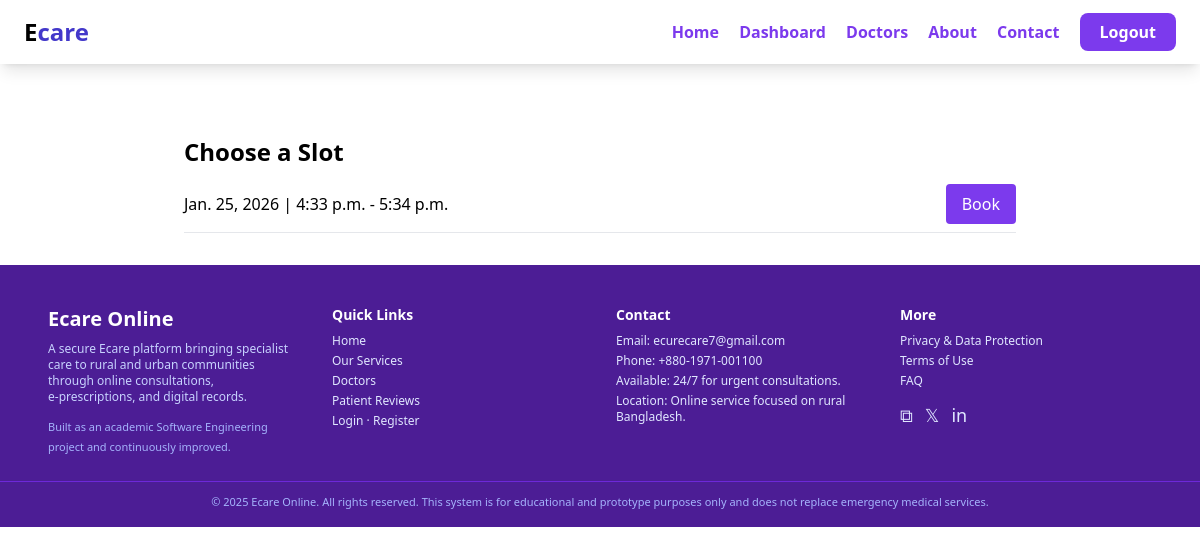
Page /appointments/slots/12/ (signed in) on the committed database.
### appointments/models.py (models this page shows, shortened)
class DoctorAvailableSlot(models.Model):
    doctor = models.ForeignKey(
        User, on_delete=models.CASCADE, related_name="slots"
    )
    date = models.DateField()
    start_time = models.TimeField()
    end_time = models.TimeField()
    is_booked = models.BooleanField(default=False)

### appointments/views.py (the view)
# urls.py: path("slots/<int:doctor_id>/", views.available_slots, name="available_slots"),
@login_required
def available_slots(request, doctor_id):
    slots = DoctorAvailableSlot.objects.filter(
        doctor_id=doctor_id,
        is_booked=False
    )
    return render(request, "appointments/available_slots.html", {
        "slots": slots
    })

### templates/appointments/available_slots.html (shortened to what this page needs)
{% extends "base.html" %}
{% block content %}
<div class="max-w-4xl mx-auto mt-10 glass p-8">
  <h2 class="text-2xl font-bold mb-4">Choose a Slot</h2>
  {% if slots %}
    <ul class="space-y-3">
      {% for slot in slots %}
        <li class="flex justify-between items-center border-b pb-2">
          <span>
            {{ slot.date }} |
            {{ slot.start_time }} - {{ slot.end_time }}
          </span>
          <a
            href="{% url 'book_appointment' slot.id %}"
            class="bg-violet-600 text-white px-4 py-2 rounded"
          >
            Book
          </a>
        </li>
      {% endfor %}
    </ul>
  {% else %}
    <p>No slots available</p>
  {% endif %}
</div>
{% endblock %}

### rows in the picture
DoctorAvailableSlot: date "Jan. 25, 2026", start_time "4:33 p.m.", end_time "5:34 p.m."
